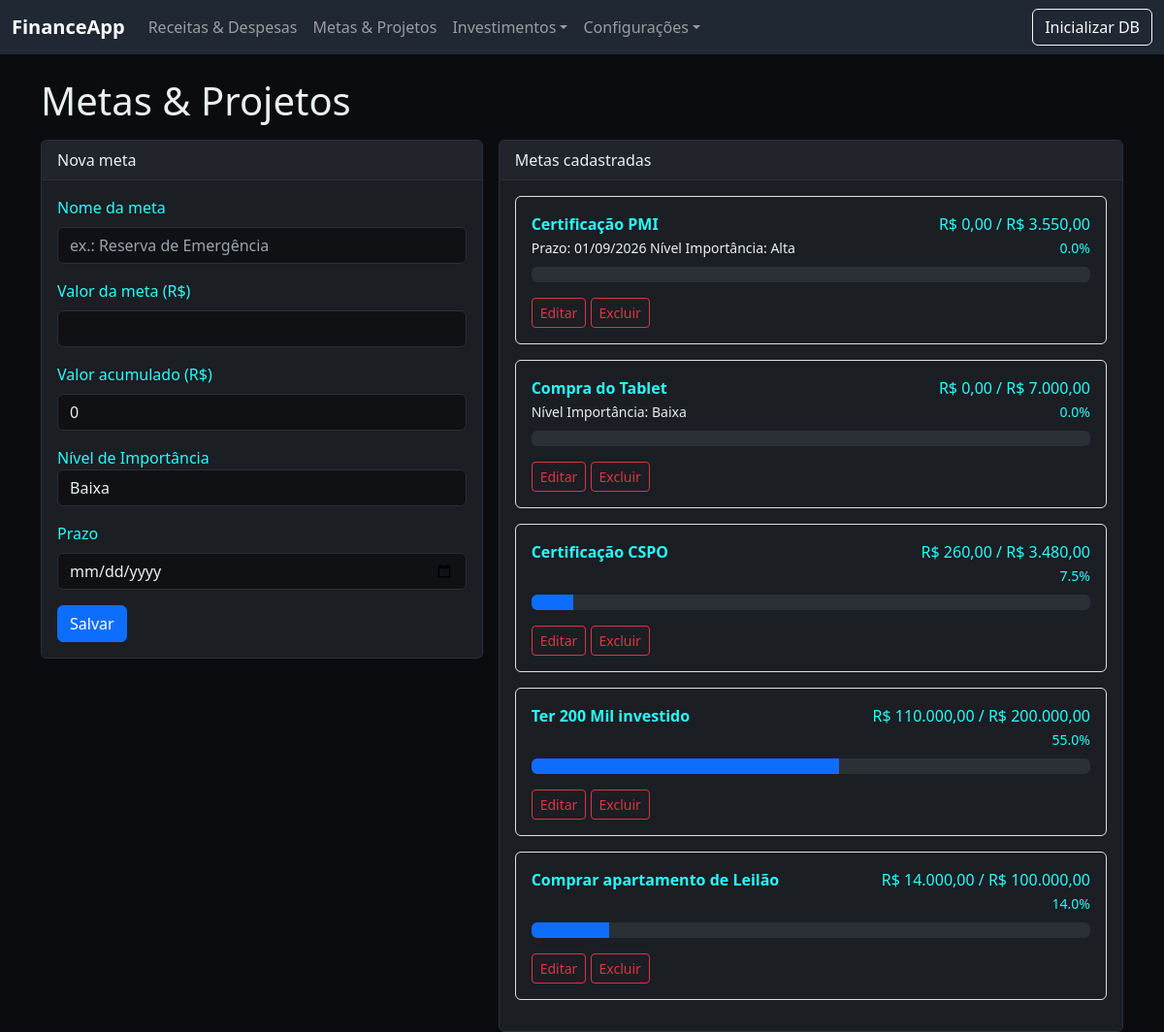
The page /metas on the database its author committed.
### app.py (models this page shows)
class Goal(db.Model):
    __tablename__ = 'goals'
    id = db.Column(db.Integer, primary_key=True)
    nome = db.Column(db.String(200), nullable=False)
    valor_meta = db.Column(db.Float, nullable=False)
    valor_acumulado = db.Column(db.Float, nullable=False, default=0.0)
    cd_goal_importance = db.Column(db.Integer, nullable=True)
    prazo = db.Column(db.Date, nullable=True)

class goals_importance(db.Model):
    _tablename_= 'goals_importance'
    id = db.Column(db.Integer, primary_key=True)
    dc_goal_importance = db.Column(db.String(50), nullable=True)

### app.py (the view, shortened to what this page needs)
@app.route('/metas', methods=['GET', 'POST'])
def metas():
    metas = Goal.query.order_by(Goal.prazo.asc().nullsLast()).all() if hasattr(db.text(''), 'nullsLast') else Goal.query.all()
    goal_importance = goals_importance.query.all()
    return render_template('metas.html', metas=metas, goal_importance=goal_importance,)

### app.py (called while the page is built)
def money(n):
    return f"R$ {n:,.2f}".replace(",", "X").replace(".", ",").replace("X", ".")

### templates/metas.html
{% extends "base.html" %}
{% block content %}
<h1 class="mb-3">Metas & Projetos</h1>
<div class="row g-3">
  <div class="col-md-5">
    <div class="card">
      <div class="card-header">Nova meta</div>
      <div class="card-body">
        <form method="post">
          <div class="mb-3">
            <label class="form-label">Nome da meta</label>
            <input class="form-control" name="nome" required placeholder="ex.: Reserva de Emergência">
          </div>
          <div class="mb-3">
            <label class="form-label">Valor da meta (R$)</label>
            <input type="number" step="0.01" class="form-control" name="valor_meta" required>
          </div>
          <div class="mb-3">
            <label class="form-label">Valor acumulado (R$)</label>
            <input type="number" step="0.01" class="form-control" name="valor_acumulado" value="0">
          </div>
          <div class="mb-3">
            <label class="from-label">Nível de Importância</label>
              <select  step="0.01" class="form-control" name="nivel_importancia">
              {% for goal_impt in goal_importance %}
              <option>{{ goal_impt.dc_goal_importance }}</option>
              {% endfor %}
            </select>
          </div>
          <div class="mb-3">
            <label class="form-label">Prazo</label>
            <input type="date" class="form-control" name="prazo">
          </div>
          <button class="btn btn-primary">Salvar</button>
        </form>
      </div>
    </div>
  </div>
  <div class="col-md-7">
    <div class="card">
      <div class="card-header">Metas cadastradas</div>
      <div class="card-body">
        {% if metas %}
          {% for m in metas %}
            {% set progresso = (m.valor_acumulado / m.valor_meta * 100) if m.valor_meta else 0 %}
            <div class="mb-3 p-3 border rounded">
              <div class="d-flex justify-content-between">
                <div>
                  <strong>{{ m.nome }}</strong>
                  {% if m.prazo %}<div>
                    {% for goal_impt in goal_importance %}
                      {% if goal_impt.id == m.cd_goal_importance %}
                        <small class="text-desccard">Prazo: {{ m.prazo.strftime('%d/%m/%Y') }}   Nível Importância: {{goal_impt.dc_goal_importance}} </small></div>
                      {% endif %}
                    {% endfor %}
                  {% else %}
                    {% for goal_impt in goal_importance %}
                      {% if goal_impt.id == m.cd_goal_importance %}<div>
                        <small class="text-desccard">Nível Importância: {{goal_impt.dc_goal_importance}} </small></div>
                      {% endif %}
                    {% endfor %}
                  {% endif %}
                </div>
                <div class="text-end">
                  <div>{{ m.valor_acumulado|money }} / {{ m.valor_meta|money }}</div>
                  <div><small>{{ progresso|round(1) }}%</small></div>
                </div>
              </div>
              <div class="progress mt-2">
                <div class="progress-bar" style="width: {{ progresso if progresso<=100 else 100 }}%"></div>
              </div>
              <div class="text-end1 mt-2">
                <div class="text-end1">
                  <form method="" action="{{ url_for('meta_editar', gide=m.id) }}" onsubmit="return confirm('Editar esta meta?')">
                    <button class="btn btn-sm btn-outline-danger">Editar</button>
                  </form>
                </div>
                <div class="text-end2 mt-2">
                  <form method="post" action="{{ url_for('excluir_meta', gid=m.id) }}" onsubmit="return confirm('Excluir esta meta?')">
                    <button class="btn btn-sm btn-outline-danger">Excluir</button>
                  </form>
                </div>
              </div>
            </div>
          {% endfor %}
        {% else %}
          <p class="text-desccard mb-0">Nenhuma meta cadastrada.</p>
        {% endif %}
      </div>
    </div>
  </div>
</div>
{% endblock %}

### static/styles.css (style rules this page uses)
body { background: #0b0c10; color: #eaf0f1; }
.text-desccard { color: #eaf0f1; }
.card { background: #1b1e23; border: 1px solid #2b2f36; color:#28fbfb }
.card-header { background: #21252b; color: #eaf0f1; border-bottom: 1px solid #2b2f36; }
.progress { background-color: #2b2f36; }
.progress-bar { background-color: #0d6efd; }
.btn-outline-danger { border-color: #dc3545; color: #dc3545; }
.form-control, .form-select { background: #0f1115; color: #eaf0f1; border: 1px solid #2b2f36; }
.form-control::placeholder { color: #9aa3ac; }
.text-end1 { display: inline-block; }
.text-end2 { display: inline-block; }

### rows shown on the page
Goal: nome "Certificação PMI", prazo "01/09/2026", valor_acumulado "R$ 0,00", valor_meta "R$ 3.550,00", valor_acumulado "0.0"
goals_importance: dc_goal_importance "Alta"
Goal: nome "Compra do Tablet", valor_acumulado "R$ 0,00", valor_meta "R$ 7.000,00", valor_acumulado "0.0"
goals_importance: dc_goal_importance "Baixa"
Goal: nome "Certificação CSPO", valor_acumulado "R$ 260,00", valor_meta "R$ 3.480,00", progresso "7.5", {{ progresso if progresso<=100 else 100 }} 7.471264367816093 (drawn)
Goal: nome "Ter 200 Mil investido", valor_acumulado "R$ 110.000,00", valor_meta "R$ 200.000,00", progresso "55.0", {{ progresso if progresso<=100 else 100 }} 55.00000000000001 (drawn)
Goal: nome "Comprar apartamento de Leilão", valor_acumulado "R$ 14.000,00", valor_meta "R$ 100.000,00", progresso "14.0", {{ progresso if progresso<=100 else 100 }} 14.000000000000002 (drawn)

### other values the page prints
form field nivel_importancia "Baixa"
